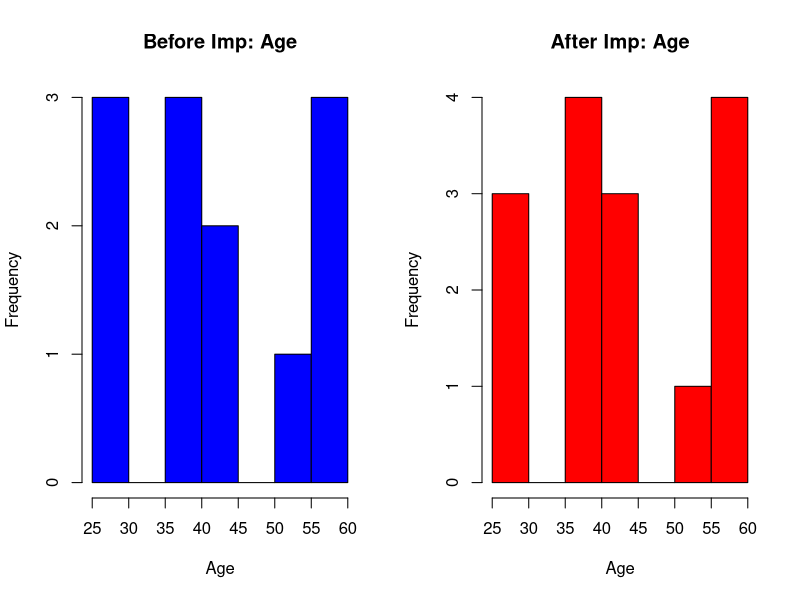
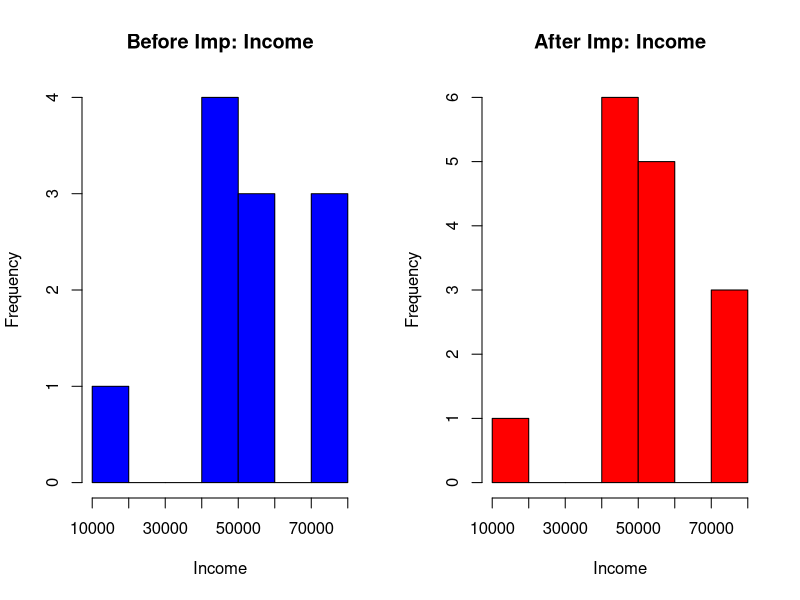
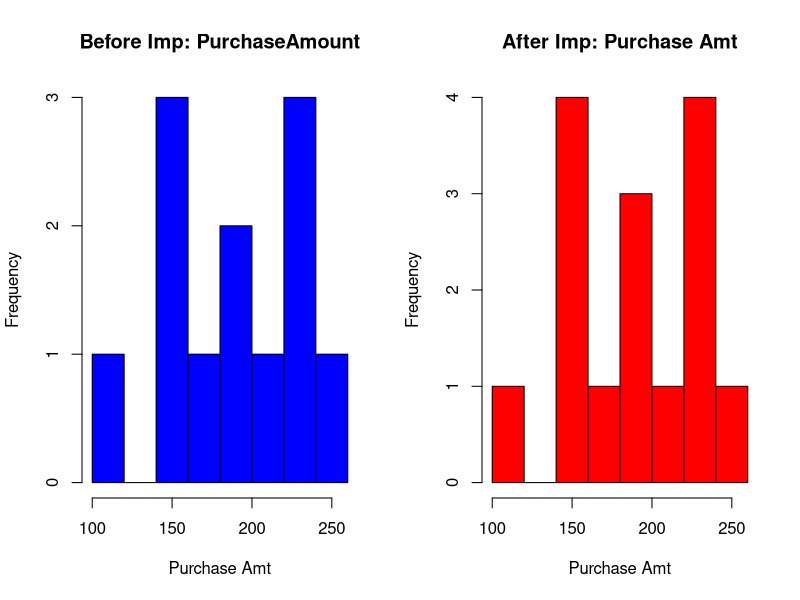
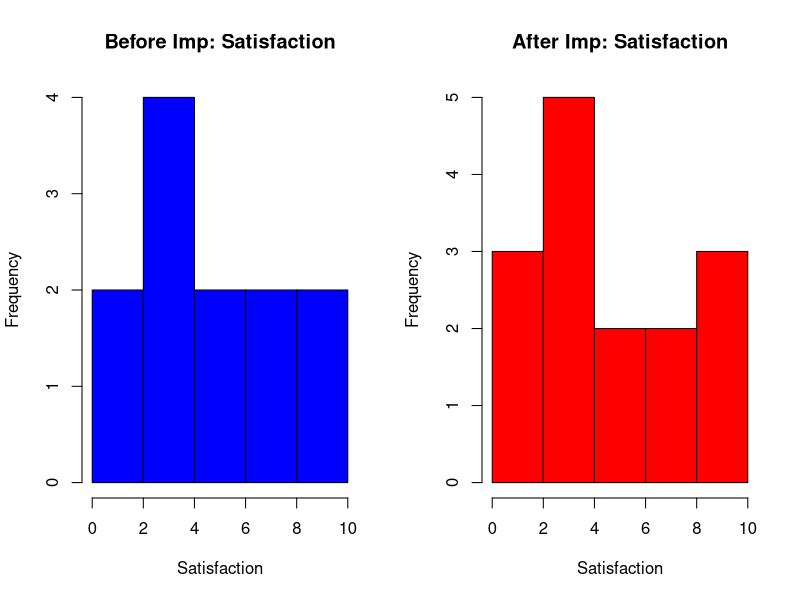
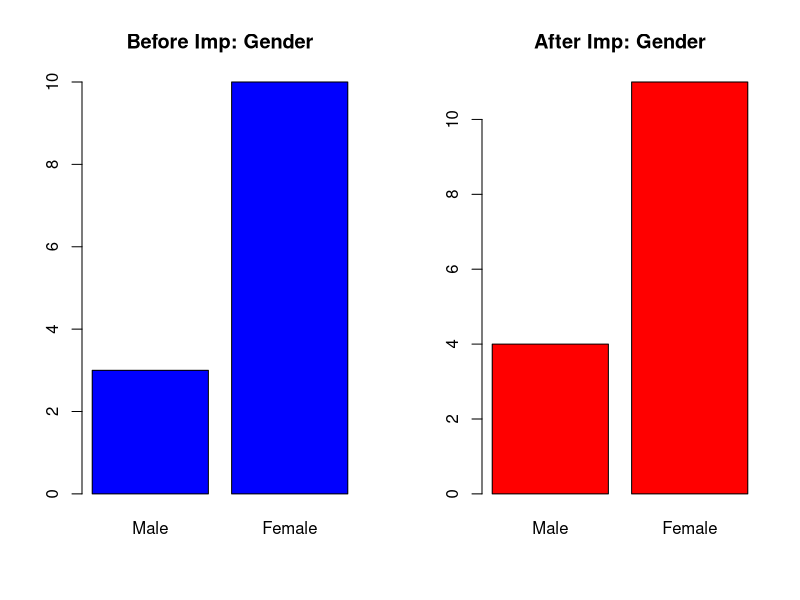
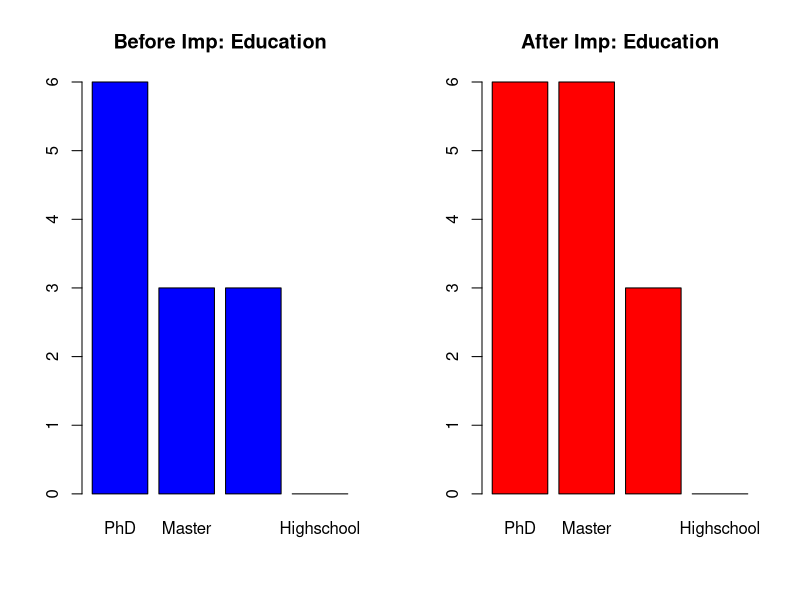

Write R code to recreate these figures, in order.
library(mice) 

setwd("~/School/MATH-3109/PROBSET-4")

raw_data = read.csv("income.csv")
print(raw_data)
View(raw_data)


na_indices <- which(is.na(raw_data), arr.ind = TRUE)

missing_locations <- data.frame(
    Row_Number = na_indices[, 1],
    Column_Name = colnames(raw_data)[na_indices[, 2]]
)

missing_locations <- missing_locations[order(missing_locations$Row_Number), ]

print("Detailed Missing Value Locations:")
formatted_list <- paste("Row", missing_locations$Row_Number, "-", missing_locations$Column_Name)
print(formatted_list)

print(missing_locations)
View(missing_locations)

raw_data$Gender <- factor(raw_data$Gender, levels=c("Male", "Female"))
raw_data$Education <- factor(raw_data$Education, levels=c("PhD", "Master", "Bachelor", "Highschool"))

vars_with_missing <- colnames(raw_data)[colSums(is.na(raw_data)) > 0]

cat("Variables containing missing values:\n")
cat(vars_with_missing, sep = "\n")

init <- mice(raw_data, maxit=0)

methods <- init$method
methods["Gender"] <- "logreg"
methods["Education"] <- "polyreg"
methods["Age"] <- "pmm"
methods["Income"] <- "pmm"
methods["Satisfaction"] <- "pmm"
methods["PurchaseAmount"] <- "pmm"

imputed_data <- mice(raw_data, method = methods, m = 5, seed = 123, printFlag=FALSE)

complete_data <- complete(imputed_data, 1)
print(complete_data)

print(summary(raw_data))
print(summary(complete_data))

# Age
png("Age_comparison.png", width = 800, height = 600)
par(mfrow = c(1, 2))
hist(raw_data$Age, main = "Before Imp: Age", xlab = "Age", col = "blue", border = "black")
hist(complete_data$Age, main = "After Imp: Age", xlab = "Age", col = "red", border = "black")
dev.off()

# Income
png("Income_comparison.png", width = 800, height = 600)
par(mfrow = c(1, 2))
hist(raw_data$Income, main = "Before Imp: Income", xlab = "Income", col = "blue", border = "black")
hist(complete_data$Income, main = "After Imp: Income", xlab = "Income", col = "red", border = "black")
dev.off()

# PurchaseAmount
png("Purchaseamount_comparison.png", width = 800, height = 600)
par(mfrow = c(1, 2))
hist(raw_data$PurchaseAmount, main = "Before Imp: PurchaseAmount", xlab = "Purchase Amt", col = "blue", border = "black")
hist(complete_data$PurchaseAmount, main = "After Imp: Purchase Amt", xlab = "Purchase Amt", col = "red", border = "black")
dev.off()

# Satisfaction
png("Satisfaction_comparison.png", width = 800, height = 600)
par(mfrow = c(1, 2))
hist(raw_data$Satisfaction,
    main = "Before Imp: Satisfaction",
    xlab = "Satisfaction",
    col = "blue",
    border = "black"
)
hist(complete_data$Satisfaction,
    main = "After Imp: Satisfaction",
    xlab = "Satisfaction",
    col = "red",
    border = "black"
)
dev.off()

### Bar Plots
png("Gender_comparison.png", width = 800, height = 600)
par(mfrow = c(1, 2))
barplot(table(raw_data$Gender), main = "Before Imp: Gender", col = "blue")
barplot(table(complete_data$Gender), main = "After Imp: Gender", col = "red")
dev.off()

png("Education_comparison.png", width = 800, height = 600)
par(mfrow = c(1, 2))
barplot(table(raw_data$Education), main = "Before Imp: Education", col = "blue")
barplot(table(complete_data$Education), main = "After Imp: Education", col = "red")
dev.off()

# --- SYNTHETIC DATA FUNCTION ---
make_syndata <- function(complete_data, method_vec, n_syn = 100){
    na_data <- raw_data[rep(NA, n_syn), ] 
    combined <- rbind(complete_data, na_data)
    imp_syn_data <- mice(combined, method = method_vec, m = 1, maxit = 1, seed = 123, printFlag = FALSE)
    syn_data <- complete(imp_syn_data, 1)
    syn_data[(nrow(complete_data) + 1):nrow(syn_data), ]
}

synthetic_data <- make_syndata(complete_data, methods, n_syn = 100)
print(tail(synthetic_data, 10))

print(summary(raw_data))
print(summary(synthetic_data))

# --- REGRESSION MODELS ---

# 1. Single Imputation Regression (Original)
complete_regression <- lm(PurchaseAmount ~ Age + Income + Satisfaction + Gender + Education, data = complete_data)
print(summary(complete_regression))

# 2. Pooled Regression (The correct "mice" way for analysis)
pooled_model <- with(imputed_data, lm(PurchaseAmount ~ Age + Income + Satisfaction + Gender + Education))
pooled_results <- pool(pooled_model)
print(summary(pooled_results))

# 3. Synthetic Data Regression (100 samples)
synthetic_regression <- lm(PurchaseAmount ~ Age + Income + Satisfaction + Gender + Education, data = synthetic_data)
print(summary(synthetic_regression))

# 4. Large Synthetic Data Regression (1000 samples)
synthetic1000_data <- make_syndata(complete_data, methods, n_syn = 1000)
synthetic1000_regression <- lm(PurchaseAmount ~ Age + Income + Satisfaction + Gender + Education, data = synthetic1000_data)
print(summary(synthetic1000_regression))

